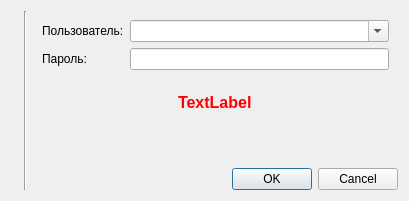
<?xml version="1.0" encoding="UTF-8"?>
<ui version="4.0">
 <class>LoginDialog</class>
 <widget class="QDialog" name="LoginDialog">
  <property name="geometry">
   <rect>
    <x>0</x>
    <y>0</y>
    <width>409</width>
    <height>201</height>
   </rect>
  </property>
  <property name="windowTitle">
   <string>MPosTools Идентификация пользователя</string>
  </property>
  <property name="windowIcon">
   <iconset resource="res.qrc">
    <normaloff>:/Images/logo.ico</normaloff>:/Images/logo.ico</iconset>
  </property>
  <layout class="QGridLayout" name="gridLayout">
   <item row="0" column="2" rowspan="4">
    <widget class="Line" name="line">
     <property name="orientation">
      <enum>Qt::Vertical</enum>
     </property>
    </widget>
   </item>
   <item row="0" column="0" rowspan="2" colspan="2">
    <widget class="QLabel" name="loginPict">
     <property name="text">
      <string/>
     </property>
     <property name="pixmap">
      <pixmap resource="res.qrc">:/Images/login.png</pixmap>
     </property>
    </widget>
   </item>
   <item row="3" column="3">
    <widget class="QDialogButtonBox" name="buttonBox">
     <property name="standardButtons">
      <set>QDialogButtonBox::Cancel|QDialogButtonBox::Ok</set>
     </property>
    </widget>
   </item>
   <item row="0" column="3">
    <widget class="QFrame" name="frame">
     <layout class="QFormLayout" name="formLayout">
      <item row="0" column="0">
       <widget class="QLabel" name="label">
        <property name="text">
         <string>Пользователь:</string>
        </property>
       </widget>
      </item>
      <item row="0" column="1">
       <widget class="QComboBox" name="comboBoxLogin">
        <property name="editable">
         <bool>true</bool>
        </property>
        <property name="currentText">
         <string/>
        </property>
       </widget>
      </item>
      <item row="1" column="0">
       <widget class="QLabel" name="label_2">
        <property name="text">
         <string>Пароль:</string>
        </property>
       </widget>
      </item>
      <item row="1" column="1">
       <widget class="QLineEdit" name="lineEditPassword">
        <property name="echoMode">
         <enum>QLineEdit::Password</enum>
        </property>
       </widget>
      </item>
     </layout>
    </widget>
   </item>
   <item row="1" column="3" alignment="Qt::AlignHCenter|Qt::AlignVCenter">
    <widget class="QLabel" name="labelInfo">
     <property name="font">
      <font>
       <pointsize>12</pointsize>
       <weight>75</weight>
       <bold>true</bold>
      </font>
     </property>
     <property name="styleSheet">
      <string notr="true">color: rgb(255, 0, 0);</string>
     </property>
     <property name="text">
      <string>TextLabel</string>
     </property>
    </widget>
   </item>
  </layout>
 </widget>
 <tabstops>
  <tabstop>comboBoxLogin</tabstop>
  <tabstop>lineEditPassword</tabstop>
 </tabstops>
 <resources>
  <include location="res.qrc"/>
 </resources>
 <connections/>
</ui>
